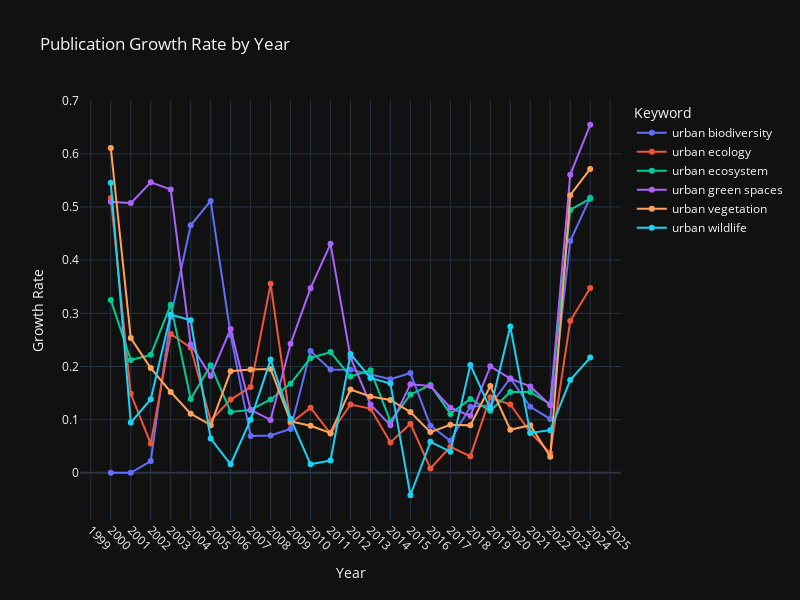

This figure's notebook cell:
### Code cell
df_melted = df_rate.melt(id_vars="year", var_name="search_keyword", value_name="pct_change")
df_melted['rolling_avg'] = df_melted['pct_change'].rolling(window=3, min_periods=1).mean()
df_melted.head()

fig = px.line(
    df_melted,
    x='year',
    y='rolling_avg',
    color='search_keyword',
    title='Publication Growth Rate by Year',
    markers=True,
)

fig.update_layout(
    xaxis_title='Year',
    yaxis_title='Growth Rate',
    legend_title='Keyword',
    font=dict(size=12),
    width=800,
    height=600,
    template='plotly_dark',
    xaxis=dict(showgrid=True,
               dtick=1,
               tickangle=45),
    yaxis=dict(showgrid=True),
)

fig.show()

### Figure 1 — Plotly figure (JSON) as saved in the notebook; plotly's stock layout.template omitted (floating-point values rounded to 4 significant figures)
{"data": [{"hovertemplate": "search_keyword=urban biodiversity<br>year=%{x}<br>rolling_avg=%{y}<extra></extra>", "legendgroup": "urban biodiversity", "line": {"color": "#636efa", "dash": "solid"}, "marker": {"symbol": "circle"}, "mode": "lines+markers", "name": "urban biodiversity", "orientation": "v", "showlegend": true, "type": "scatter", "x": [2000, 2001, 2002, 2003, 2004, 2005, 2006, 2007, 2008, 2009, 2010, 2011, 2012, 2013, 2014, 2015, 2016, 2017, 2018, 2019, 2020, 2021, 2022, 2023, 2024], "xaxis": "x", "y": [0.0, 0.0, 0.02222, 0.2931, 0.4655, 0.5114, 0.2595, 0.06919, 0.07019, 0.08258, 0.229, 0.1942, 0.1941, 0.1852, 0.176, 0.1877, 0.08877, 0.06036, 0.1242, 0.1271, 0.178, 0.1241, 0.1013, 0.436, 0.5177], "yaxis": "y"}, {"hovertemplate": "search_keyword=urban ecology<br>year=%{x}<br>rolling_avg=%{y}<extra></extra>", "legendgroup": "urban ecology", "line": {"color": "#EF553B", "dash": "solid"}, "marker": {"symbol": "circle"}, "mode": "lines+markers", "name": "urban ecology", "orientation": "v", "showlegend": true, "type": "scatter", "x": [2000, 2001, 2002, 2003, 2004, 2005, 2006, 2007, 2008, 2009, 2010, 2011, 2012, 2013, 2014, 2015, 2016, 2017, 2018, 2019, 2020, 2021, 2022, 2023, 2024], "xaxis": "x", "y": [0.5168, 0.1487, 0.055, 0.2611, 0.2356, 0.09793, 0.1378, 0.1616, 0.3554, 0.09312, 0.1225, 0.07379, 0.1285, 0.1209, 0.0571, 0.09232, 0.008422, 0.04916, 0.03118, 0.1421, 0.1286, 0.07611, 0.037, 0.2856, 0.3476], "yaxis": "y"}, {"hovertemplate": "search_keyword=urban ecosystem<br>year=%{x}<br>rolling_avg=%{y}<extra></extra>", "legendgroup": "urban ecosystem", "line": {"color": "#00cc96", "dash": "solid"}, "marker": {"symbol": "circle"}, "mode": "lines+markers", "name": "urban ecosystem", "orientation": "v", "showlegend": true, "type": "scatter", "x": [2000, 2001, 2002, 2003, 2004, 2005, 2006, 2007, 2008, 2009, 2010, 2011, 2012, 2013, 2014, 2015, 2016, 2017, 2018, 2019, 2020, 2021, 2022, 2023, 2024], "xaxis": "x", "y": [0.3253, 0.2121, 0.2219, 0.3163, 0.139, 0.2022, 0.1145, 0.1184, 0.138, 0.1678, 0.2161, 0.2272, 0.1811, 0.1929, 0.09699, 0.1474, 0.165, 0.1108, 0.1389, 0.1168, 0.1519, 0.1523, 0.1289, 0.4944, 0.5156], "yaxis": "y"}, {"hovertemplate": "search_keyword=urban green spaces<br>year=%{x}<br>rolling_avg=%{y}<extra></extra>", "legendgroup": "urban green spaces", "line": {"color": "#ab63fa", "dash": "solid"}, "marker": {"symbol": "circle"}, "mode": "lines+markers", "name": "urban green spaces", "orientation": "v", "showlegend": true, "type": "scatter", "x": [2000, 2001, 2002, 2003, 2004, 2005, 2006, 2007, 2008, 2009, 2010, 2011, 2012, 2013, 2014, 2015, 2016, 2017, 2018, 2019, 2020, 2021, 2022, 2023, 2024], "xaxis": "x", "y": [0.5098, 0.5072, 0.5463, 0.533, 0.2413, 0.1824, 0.2707, 0.1185, 0.09964, 0.2426, 0.3473, 0.4307, 0.2172, 0.1287, 0.08933, 0.1664, 0.1632, 0.1224, 0.1072, 0.2003, 0.1771, 0.1626, 0.1273, 0.5605, 0.6546], "yaxis": "y"}, {"hovertemplate": "search_keyword=urban vegetation<br>year=%{x}<br>rolling_avg=%{y}<extra></extra>", "legendgroup": "urban vegetation", "line": {"color": "#FFA15A", "dash": "solid"}, "marker": {"symbol": "circle"}, "mode": "lines+markers", "name": "urban vegetation", "orientation": "v", "showlegend": true, "type": "scatter", "x": [2000, 2001, 2002, 2003, 2004, 2005, 2006, 2007, 2008, 2009, 2010, 2011, 2012, 2013, 2014, 2015, 2016, 2017, 2018, 2019, 2020, 2021, 2022, 2023, 2024], "xaxis": "x", "y": [0.611, 0.2535, 0.197, 0.1521, 0.1112, 0.0897, 0.191, 0.1945, 0.1954, 0.09697, 0.08865, 0.07489, 0.1567, 0.1438, 0.1371, 0.1143, 0.07664, 0.0905, 0.08933, 0.1633, 0.081, 0.08967, 0.03017, 0.5221, 0.5714], "yaxis": "y"}, {"hovertemplate": "search_keyword=urban wildlife<br>year=%{x}<br>rolling_avg=%{y}<extra></extra>", "legendgroup": "urban wildlife", "line": {"color": "#19d3f3", "dash": "solid"}, "marker": {"symbol": "circle"}, "mode": "lines+markers", "name": "urban wildlife", "orientation": "v", "showlegend": true, "type": "scatter", "x": [2000, 2001, 2002, 2003, 2004, 2005, 2006, 2007, 2008, 2009, 2010, 2011, 2012, 2013, 2014, 2015, 2016, 2017, 2018, 2019, 2020, 2021, 2022, 2023, 2024], "xaxis": "x", "y": [0.5457, 0.09457, 0.1385, 0.2979, 0.2869, 0.06446, 0.01615, 0.1001, 0.213, 0.1019, 0.01607, 0.02344, 0.2234, 0.1785, 0.1682, -0.04209, 0.05844, 0.0399, 0.2029, 0.1204, 0.2751, 0.07509, 0.08036, 0.1746, 0.2168], "yaxis": "y"}], "layout": {"font": {"size": 12}, "height": 600, "legend": {"title": {"text": "Keyword"}, "tracegroupgap": 0}, "title": {"text": "Publication Growth Rate by Year"}, "width": 800, "xaxis": {"anchor": "y", "domain": [0, 1], "dtick": 1, "showgrid": true, "tickangle": 45, "title": {"text": "Year"}}, "yaxis": {"anchor": "x", "domain": [0, 1], "showgrid": true, "title": {"text": "Growth Rate"}}}}
